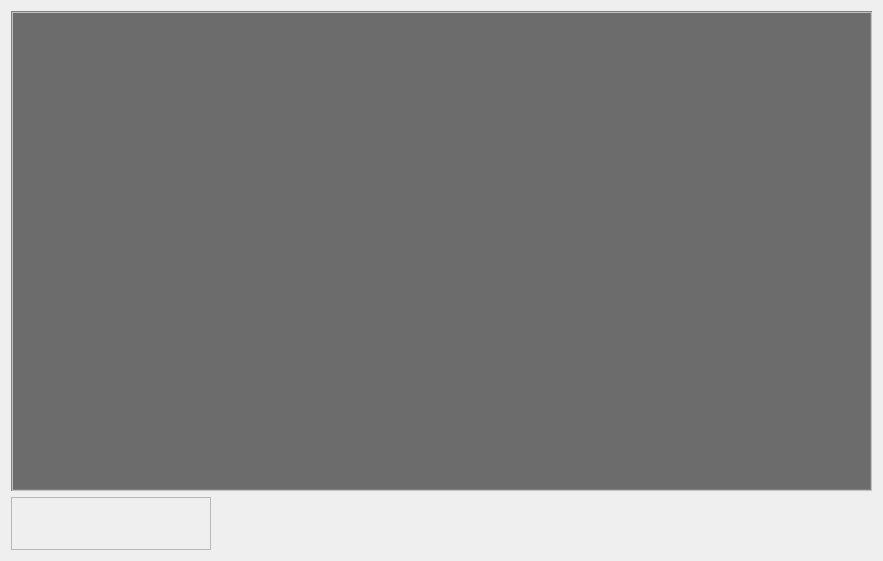
<?xml version="1.0" encoding="UTF-8"?>
<ui version="4.0">
 <class>CusTableView</class>
 <widget class="QWidget" name="CusTableView">
  <property name="geometry">
   <rect>
    <x>0</x>
    <y>0</y>
    <width>883</width>
    <height>561</height>
   </rect>
  </property>
  <property name="windowTitle">
   <string>Form</string>
  </property>
  <layout class="QVBoxLayout" name="verticalLayout" stretch="9,1">
   <item>
    <widget class="QTableView" name="tableView">
     <property name="styleSheet">
      <string notr="true">/*QTableView 左上角样式*/
QTableView QTableCornerButton::section {
   /*  background: red;
    border: 2px outset red;*/
    color: red;
    background-color: rgb(64, 64, 64);
    border: 5px solid #f6f7fa;
    border-radius:0px;
    border-color: rgb(64, 64, 64);
 }

 QTableView {
    color: white;                                       /*表格内文字颜色*/
    gridline-color: black;                              /*表格内框颜色*/
    background-color: rgb(108, 108, 108);               /*表格内背景色*/
    alternate-background-color: rgb(64, 64, 64);
    selection-color: white;                             /*选中区域的文字颜色*/
    selection-background-color: rgb(77, 77, 77);        /*选中区域的背景色*/
    border: 2px groove gray;
    border-radius: 0px;
    padding: 2px 4px;
}

QHeaderView {
    color: white;
    font: bold 10pt;
    background-color: rgb(108, 108, 108);
    border: 0px solid rgb(144, 144, 144);
    border:0px solid rgb(191,191,191);
    border-left-color: rgba(255, 255, 255, 0);
    border-top-color: rgba(255, 255, 255, 0);
    border-radius:0px;
    min-height:29px;
}

QHeaderView::section {
    color: white;
    background-color: rgb(64, 64, 64);
    border: 5px solid #f6f7fa;
    border-radius:0px;
    border-color: rgb(64, 64, 64);
} </string>
     </property>
    </widget>
   </item>
   <item>
    <widget class="TablePageButton" name="turnPageWidget">
     <property name="minimumSize">
      <size>
       <width>150</width>
       <height>0</height>
      </size>
     </property>
     <property name="maximumSize">
      <size>
       <width>200</width>
       <height>16777215</height>
      </size>
     </property>
     <property name="frameShape">
      <enum>QFrame::StyledPanel</enum>
     </property>
     <property name="frameShadow">
      <enum>QFrame::Raised</enum>
     </property>
    </widget>
   </item>
  </layout>
 </widget>
 <customwidgets>
  <customwidget>
   <class>TablePageButton</class>
   <extends>QFrame</extends>
   <header location="global">TablePageButton.h</header>
   <container>1</container>
  </customwidget>
 </customwidgets>
 <resources/>
 <connections/>
</ui>
